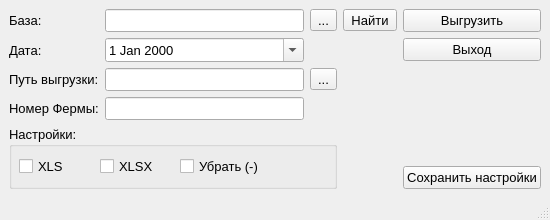
<?xml version="1.0" encoding="UTF-8"?>
<ui version="4.0">
 <class>MainWindow</class>
 <widget class="QMainWindow" name="MainWindow">
  <property name="geometry">
   <rect>
    <x>0</x>
    <y>0</y>
    <width>550</width>
    <height>220</height>
   </rect>
  </property>
  <property name="minimumSize">
   <size>
    <width>550</width>
    <height>220</height>
   </size>
  </property>
  <property name="maximumSize">
   <size>
    <width>550</width>
    <height>220</height>
   </size>
  </property>
  <property name="font">
   <font>
    <pointsize>10</pointsize>
   </font>
  </property>
  <property name="windowTitle">
   <string>TMR-Tracker(5.3.0.486) 1C Report engine (2022-05-15.R GUI)</string>
  </property>
  <property name="windowIcon">
   <iconset>
    <normaloff>1c.ico</normaloff>1c.ico</iconset>
  </property>
  <widget class="QWidget" name="centralwidget">
   <layout class="QGridLayout" name="gridLayout">
    <item row="0" column="1">
     <widget class="QLineEdit" name="l_base"/>
    </item>
    <item row="2" column="0">
     <widget class="QLabel" name="label_3">
      <property name="text">
       <string>Путь выгрузки:</string>
      </property>
     </widget>
    </item>
    <item row="1" column="0">
     <widget class="QLabel" name="label_2">
      <property name="text">
       <string>Дата:</string>
      </property>
     </widget>
    </item>
    <item row="1" column="4">
     <widget class="QPushButton" name="b_exit">
      <property name="text">
       <string>Выход</string>
      </property>
     </widget>
    </item>
    <item row="2" column="1">
     <widget class="QLineEdit" name="l_out"/>
    </item>
    <item row="2" column="2">
     <widget class="QToolButton" name="b_out_select">
      <property name="text">
       <string>...</string>
      </property>
     </widget>
    </item>
    <item row="0" column="2">
     <widget class="QToolButton" name="b_bd_select">
      <property name="text">
       <string>...</string>
      </property>
      <property name="popupMode">
       <enum>QToolButton::InstantPopup</enum>
      </property>
     </widget>
    </item>
    <item row="1" column="1">
     <widget class="QDateEdit" name="d_date">
      <property name="acceptDrops">
       <bool>false</bool>
      </property>
      <property name="calendarPopup">
       <bool>true</bool>
      </property>
     </widget>
    </item>
    <item row="3" column="1">
     <widget class="QLineEdit" name="l_bd_num"/>
    </item>
    <item row="4" column="0" rowspan="2" colspan="3">
     <widget class="QGroupBox" name="groupBox">
      <property name="title">
       <string>Настройки:</string>
      </property>
      <widget class="QWidget" name="layoutWidget">
       <property name="geometry">
        <rect>
         <x>10</x>
         <y>30</y>
         <width>245</width>
         <height>22</height>
        </rect>
       </property>
       <layout class="QHBoxLayout" name="horizontalLayout">
        <item>
         <widget class="QCheckBox" name="c_xls">
          <property name="text">
           <string>XLS</string>
          </property>
         </widget>
        </item>
        <item>
         <widget class="QCheckBox" name="c_xlsx">
          <property name="text">
           <string>XLSX</string>
          </property>
         </widget>
        </item>
        <item>
         <widget class="QCheckBox" name="c_dash">
          <property name="text">
           <string>Убрать (-)</string>
          </property>
         </widget>
        </item>
       </layout>
      </widget>
     </widget>
    </item>
    <item row="3" column="0">
     <widget class="QLabel" name="label_4">
      <property name="text">
       <string>Номер Фермы:</string>
      </property>
     </widget>
    </item>
    <item row="0" column="0">
     <widget class="QLabel" name="label">
      <property name="text">
       <string>База:</string>
      </property>
     </widget>
    </item>
    <item row="0" column="4">
     <widget class="QPushButton" name="b_run">
      <property name="text">
       <string>Выгрузить</string>
      </property>
     </widget>
    </item>
    <item row="0" column="3">
     <widget class="QToolButton" name="b_find">
      <property name="text">
       <string>Найти</string>
      </property>
     </widget>
    </item>
    <item row="5" column="4">
     <widget class="QPushButton" name="b_save">
      <property name="text">
       <string>Сохранить настройки</string>
      </property>
     </widget>
    </item>
   </layout>
  </widget>
  <widget class="QStatusBar" name="statusbar"/>
 </widget>
 <resources/>
 <connections/>
</ui>
